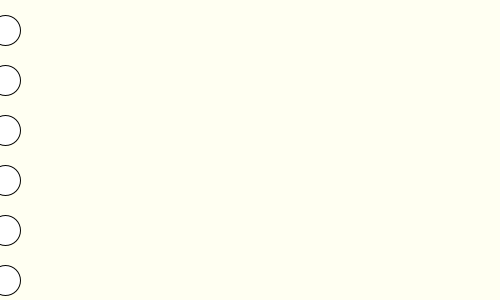
Frame 1 (no input)
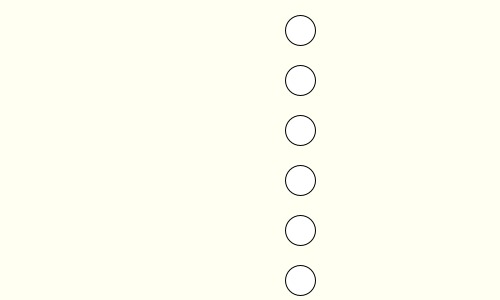
Frame 60 (the mouse pressed at the canvas centre just before this capture)
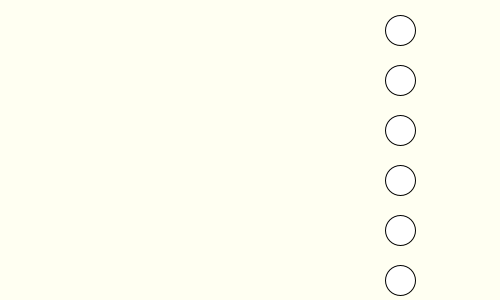
Frame 120 (the mouse held since frame 60 and released just before this capture)

The Processing sketch that drew these frames (run headless with seeded random() and noise(); from frame 60 on, the mouse is pressed at the canvas centre):

// Processing sketch: week13_2_animeted_background_frameCount_x
// ── week13_2_animeted_background_frameCount_x.pde
void setup()
{
  size(500,300);
}

void draw(){
  background(#FFFFF2);
  float x=(frameCount*5%1000);
  if(x>500) x=1000-x;
  for(int y=30;y<300;y+=50){
    ellipse(x,y,30,30);
  }
}
